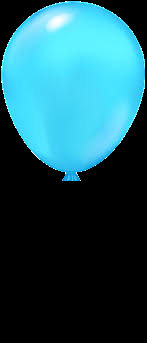
#> input picture assets/balloon1.png, 147 x 343 px
$ python edge_detection_test.py
#> lines starting #> are read from the running program, lines starting #| are printed output that depends on the picture; after the words box and inside, x2 and y2 are one past the last pixel; in counts of white or black regions, pixels touching at a corner belong together
### modules/edge_detection.py
import cv2
import numpy as np

class EdgeDetector:
    def __init__(self, low_threshold=50, high_threshold=150):
        """
        Initialize edge detector with Canny thresholds.

        Args:
            low_threshold (int): Lower threshold for Canny edge detection
            high_threshold (int): Upper threshold for Canny edge detection
        """
        self.low_threshold = low_threshold
        self.high_threshold = high_threshold

    def detect_edges(self, image_path):
        """
        Detect edges in an image using Canny edge detection.

        Args:
            image_path (str): Path to input image

        Returns:
            numpy.ndarray: Edge-detected image
        """
#> called with image_path = 'assets/balloon1.png'
        # Read the image
        image = cv2.imread(image_path, cv2.IMREAD_GRAYSCALE)
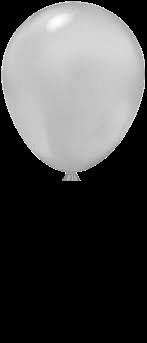
#> image: shape (343, 147); min 0, max 255, mean 75.1
        if image is None:
            raise ValueError(f"Could not load image at {image_path}")

        # Apply Gaussian blur to reduce noise
        blurred = cv2.GaussianBlur(image, (5, 5), 0)
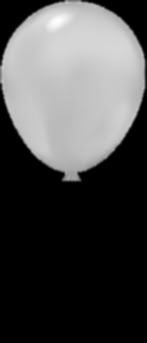
#> blurred: shape (343, 147); min 0, max 253, mean 75.2

        # Perform Canny edge detection
        edges = cv2.Canny(blurred, self.low_threshold, self.high_threshold)
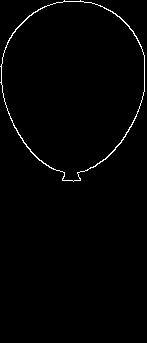
#> edges: shape (343, 147); 1.2% white in thin lines or dots, all inside (x1, y1, x2, y2) = (0, 0, 145, 182)

        return edges

    # [20 lines left out: function detect_edges_from_array, not called in this run]

    def adjust_thresholds(self, low_threshold, high_threshold):
        """
        Adjust Canny edge detection thresholds.

        Args:
            low_threshold (int): New lower threshold
            high_threshold (int): New upper threshold
        """
        self.low_threshold = low_threshold
        self.high_threshold = high_threshold

### tests/edge_detection_test.py
import cv2
import sys, os
sys.path.append(os.path.abspath(os.path.join(os.path.dirname(__file__), '..')))
from modules.edge_detection import EdgeDetector

def main():
    # Initialize edge detector
    detector = EdgeDetector(low_threshold=100, high_threshold=200)

    # Input paths
    input_image = "input.jpg"  # Replace with your image path
    # Load assets
    base_dir = os.path.abspath(os.path.join(os.path.dirname(__file__), '..'))
    balloon_files = ["balloon1.png", "balloon2.png", "balloon3.png", 'balloon4.png']
    for file in balloon_files:
        path = os.path.join(base_dir, "assets", file)
        try:
            # Detect edges
            edges = detector.detect_edges(path)

            # Display results
            original = cv2.imread(path)
#> original is the input picture: shape (343, 147, 3); mean B, G, R 95.3, 84.4, 30.9
            cv2.imshow("Original Image", original)
            cv2.imshow("Edges", edges)
            cv2.waitKey(0)
            cv2.destroyAllWindows()


            # Test threshold adjustment
            detector.adjust_thresholds(50, 150)
            edges_new = detector.detect_edges(path)
            cv2.imshow("Edges with Adjusted Thresholds", edges_new)
            cv2.waitKey(0)
            cv2.destroyAllWindows()

        except Exception as e:
            print(f"Error: {str(e)}")
#> pass 2 of the loop in main, `for file in balloon_files:`:
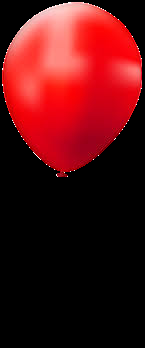
#> input picture assets/balloon2.png, 145 x 348 px
#> in detect_edges (call 3), `image = cv2.imread(image_path, cv2.IMREAD_GRAYSCALE)`:
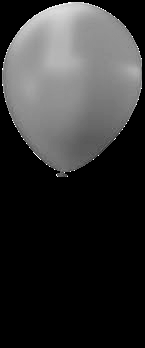
#> image: shape (348, 145); min 0, max 255, mean 50.9
#> blurred: shape (348, 145)
#> in detect_edges (call 3), `edges = cv2.Canny(blurred, self.low_threshold, self.high_threshold)`:
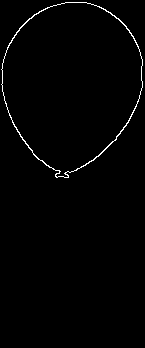
#> edges: shape (348, 145); 1.2% white in thin lines or dots, all inside (x1, y1, x2, y2) = (1, 2, 143, 178)
#> in main, original is the input picture: shape (348, 145, 3); mean B, G, R 17.8, 15.4, 82.4
#> pass 3 of the loop in main, `for file in balloon_files:`:
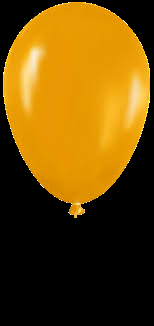
#> input picture assets/balloon3.png, 154 x 326 px
#> image: shape (326, 154)
#> in detect_edges (call 5), `blurred = cv2.GaussianBlur(image, (5, 5), 0)`:
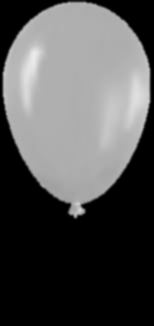
#> blurred: shape (326, 154); min 0, max 235, mean 82.3
#> in detect_edges (call 5), `edges = cv2.Canny(blurred, self.low_threshold, self.high_threshold)`:
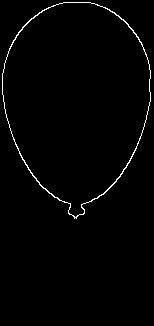
#> edges: shape (326, 154); 1.4% white in thin lines or dots, all inside (x1, y1, x2, y2) = (2, 2, 151, 219)
#> in main, original is the input picture: shape (326, 154, 3); mean B, G, R 6.7, 73.5, 107.4
#> the loop made 4 passes; the first 3 are shown

if __name__ == "__main__":
    main()
